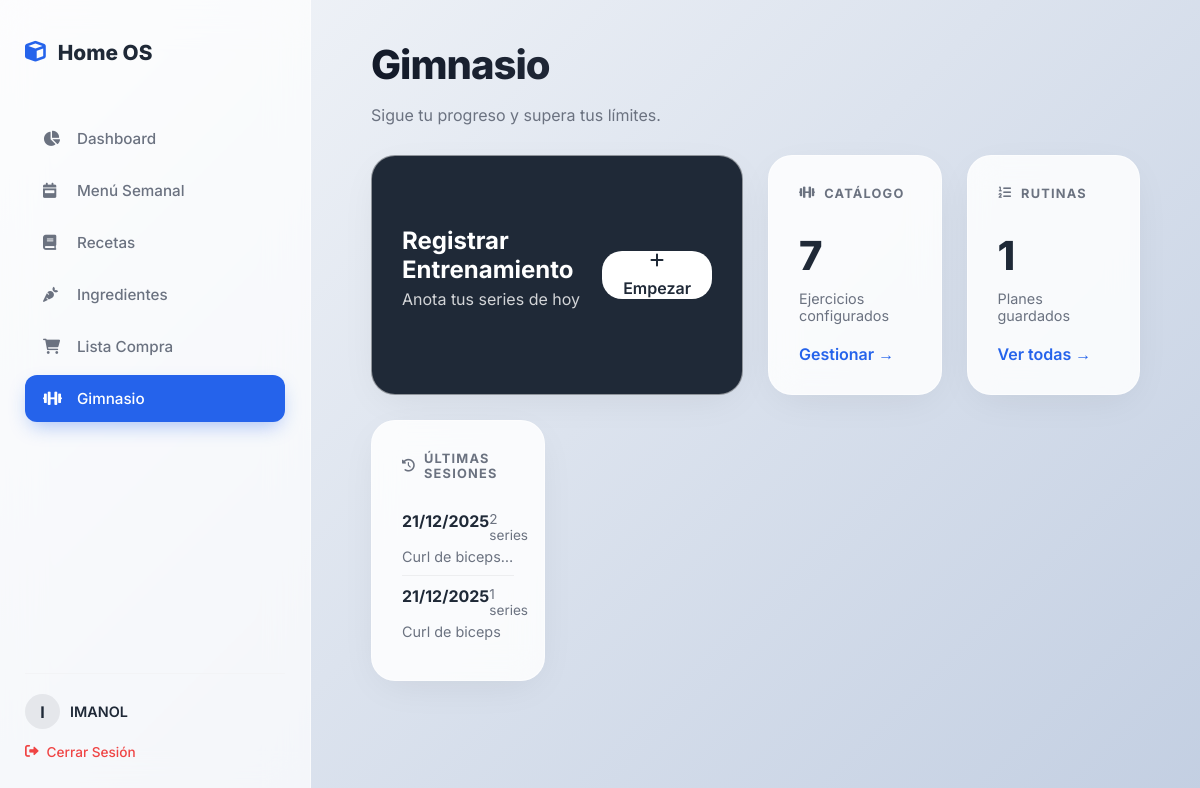
/gym (signed in), run on the app's committed database.
### models.py (models this page shows, shortened)
class User(UserMixin, db.Model):
    __tablename__ = 'user'
    id = db.Column(db.Integer, primary_key=True)
    username = db.Column(db.String(50), unique=True, nullable=False)
    email = db.Column(db.String(120), unique=True, nullable=False)
    password_hash = db.Column(db.String(128))
    recetas = db.relationship('Receta', backref='user', lazy=True)
    menus = db.relationship('MenuSemanal', backref='user', lazy=True)
    tareas = db.relationship('TareaLimpieza', backref='user', lazy=True)
    lavadoras = db.relationship('Lavadora', backref='user', lazy=True)
    items_compra = db.relationship('ShoppingItem', backref='user', lazy=True)

class WorkoutSession(db.Model):
    __tablename__ = 'workout_session'
    id = db.Column(db.Integer, primary_key=True)
    date = db.Column(db.DateTime, default=datetime.utcnow) # Ojo: asegúrate de importar datetime arriba si no está
    note = db.Column(db.String(200))
    user_id = db.Column(db.Integer, db.ForeignKey('user.id'), nullable=False)
    sets = db.relationship('WorkoutSet', backref='session', cascade="all, delete-orphan", lazy=True)
    @property
    def summary(self):
        exercises = set([s.exercise.name for s in self.sets])
        return ", ".join(exercises)

class Exercise(db.Model):
    __tablename__ = 'exercise'
    id = db.Column(db.Integer, primary_key=True)
    name = db.Column(db.String(100), nullable=False)
    muscle_group = db.Column(db.String(50)) # Pecho, Espalda, Pierna...
    user_id = db.Column(db.Integer, db.ForeignKey('user.id'), nullable=False)
    sets = db.relationship('WorkoutSet', backref='exercise', lazy=True)

### app.py (the view)
@app.route('/gym')
@login_required
def gym_dashboard():
    recent_sessions = WorkoutSession.query.filter_by(user_id=current_user.id).order_by(WorkoutSession.date.desc()).limit(5).all()
    exercises = Exercise.query.filter_by(user_id=current_user.id).all()
    routines = Routine.query.filter_by(user_id=current_user.id).all()
    return render_template('gym/dashboard.html', sessions=recent_sessions, exercises=exercises, routines=routines)

### app.py (called while the page is built)
@login.user_loader
def load_user(id):
    return User.query.get(int(id))

### templates/gym/dashboard.html (shortened to what this page needs)
{% extends "base.html" %}
{% block content %}
<div class="header-section" style="margin-bottom: 30px;">
    <h1>Gimnasio</h1>
    <p style="color: var(--text-muted);">Sigue tu progreso y supera tus límites.</p>
</div>
<div class="bento-grid">
    <div class="bento-card span-2" style="background: var(--text-main); color: white;">
        <div style="display: flex; justify-content: space-between; align-items: center; height: 100%;">
            <div>
                <h2 style="margin: 0; font-size: 1.5rem;">Registrar Entrenamiento</h2>
                <p style="opacity: 0.8; margin-top: 5px;">Anota tus series de hoy</p>
            </div>
            <a href="{{ url_for('gym_log') }}" class="action-key" style="background: white; color: var(--text-main); text-decoration: none; width: auto; padding: 0 20px;">
                <i class="fas fa-plus"></i> Empezar
            </a>
        </div>
    </div>
    <div class="bento-card">
        <div class="widget-title"><i class="fas fa-dumbbell"></i> Catálogo</div>
        <div style="font-size: 2.5rem; font-weight: 800;">{{ exercises|length }}</div>
        <div style="color: var(--text-muted); font-size: 0.9rem; margin-bottom: 10px;">Ejercicios configurados</div>
        <a href="{{ url_for('gym_exercises') }}" style="color: var(--primary); font-weight: 600; text-decoration: none;">
            Gestionar &rarr;
        </a>
    </div>
    <div class="bento-card">
        <div class="widget-title"><i class="fas fa-list-ol"></i> Rutinas</div>
        <div style="font-size: 2.5rem; font-weight: 800;">{{ routines|length }}</div>
        <div style="color: var(--text-muted); font-size: 0.9rem; margin-bottom: 10px;">Planes guardados</div>
        <a href="{{ url_for('gym_routines') }}" style="color: var(--primary); font-weight: 600; text-decoration: none;">
            Ver todas &rarr;
        </a>
    </div>
    <div class="bento-card span-3">
        <div class="widget-title"><i class="fas fa-history"></i> Últimas Sesiones</div>
        <ul class="clean-list">
            {% for session in sessions %}
            <li style="display: block; padding: 10px 0;">
                <div style="display: flex; justify-content: space-between; margin-bottom: 5px;">
                    <span style="font-weight: 700;">{{ session.date.strftime('%d/%m/%Y') }}</span>
                    <span style="font-size: 0.85rem; color: var(--text-muted);">{{ session.sets|length }} series</span>
                </div>
                <div style="font-size: 0.9rem; color: var(--text-muted); white-space: nowrap; overflow: hidden; text-overflow: ellipsis;">
                    {{ session.summary }}
                </div>
            </li>
            {% else %}
                <li style="color: var(--text-muted); font-style: italic;">No has entrenado recientemente.</li>
            {% endfor %}
        </ul>
    </div>
</div>
{% endblock %}

### templates/base.html (shortened to what this page needs)
<!DOCTYPE html>
<html lang="es">
<head>
    <link rel="stylesheet" href="{{ url_for('static', filename='style.css') }}">
    <link rel="stylesheet" href="https://cdnjs.cloudflare.com/ajax/libs/font-awesome/6.0.0-beta3/css/all.min.css">
</head>
<body>
    {% if current_user.is_authenticated %}
    <div class="sidebar">
        <div>
            <div class="brand">
                <i class="fas fa-cube"></i> Home OS
            </div>
            <nav class="nav-links">
                <a href="{{ url_for('dashboard') }}" class="{% if request.endpoint == 'dashboard' %}active{% endif %}">
                    <i class="fas fa-chart-pie" style="width: 20px;"></i>
                    Dashboard
                </a>
                <a href="{{ url_for('menu_semanal_page') }}" class="{% if 'menu' in request.path %}active{% endif %}">
                    <i class="fas fa-calendar-week" style="width: 20px;"></i>
                    Menú Semanal
                </a>
                <a href="{{ url_for('recetas_page') }}" class="{% if 'recetas' in request.path %}active{% endif %}">
    <i class="fas fa-book" style="width: 20px;"></i>
    Recetas
</a>
<a href="{{ url_for('ingredients_manager') }}" class="{% if 'ingredients' in request.path %}active{% endif %}">
    <i class="fas fa-carrot" style="width: 20px;"></i>
    Ingredientes
</a>
<a href="{{ url_for('shopping_list') }}" class="{% if 'shopping_list' in request.path %}active{% endif %}">
    <i class="fas fa-shopping-cart" style="width: 20px;"></i>
    Lista Compra
</a>
<a href="{{ url_for('gym_dashboard') }}" class="{% if 'gym' in request.path %}active{% endif %}">
    <i class="fas fa-dumbbell" style="width: 20px;"></i>
    Gimnasio
</a>
            </nav>
        </div>
        <div style="margin-top: auto; padding-top: 20px; border-top: 1px solid #F3F4F6;">
            <div style="display: flex; align-items: center; gap: 10px; margin-bottom: 15px;">
                <div style="width: 35px; height: 35px; background: #E5E7EB; border-radius: 50%; display: flex; align-items: center; justify-content: center; font-weight: bold; color: var(--text-main);">
                    {{ current_user.username[0]|upper }}
                </div>
                <div style="font-size: 0.9rem; font-weight: 600; color: var(--text-main);">{{ current_user.username }}</div>
            </div>
            <a href="{{ url_for('logout') }}" style="color: #EF4444; text-decoration: none; font-size: 0.85rem; display: flex; align-items: center; gap: 8px; font-weight: 500; transition: opacity 0.2s;">
                <i class="fas fa-sign-out-alt"></i> Cerrar Sesión
            </a>
        </div>
    </div>
    {% endif %}
    <div class="content" style="{% if not current_user.is_authenticated %}margin: 0 auto; max-width: 100%; display: flex; flex-direction: column; justify-content: center;{% endif %}">
        {% block content %}{% endblock %}
    </div>
</body>
</html>

### static/style.css (style rules this page uses)
:root { --bg-gradient: linear-gradient(135deg, #f5f7fa 0%, #c3cfe2 100%); --surface: rgba(255, 255, 255, 0.85); --surface-hover: rgba(255, 255, 255, 0.95); --primary: #2563EB; --primary-dark: #1E40AF; --text-main: #1F2937; --text-muted: #6B7280; --border-color: rgba(255, 255, 255, 0.6); --border-glass: 1px solid rgba(255, 255, 255, 0.5); --radius-card: 24px; --radius-sm: 12px; --shadow-soft: 0 10px 40px -10px rgba(0,0,0,0.08); --shadow-hover: 0 20px 40px -10px rgba(0,0,0,0.12); }
body { background: var(--bg-gradient); background-attachment: fixed; color: var(--text-main); font-family: 'Inter', sans-serif; margin: 0; display: flex; height: 100vh; overflow: hidden; }
.sidebar { width: 260px; background: rgba(255, 255, 255, 0.7); backdrop-filter: blur(20px); -webkit-backdrop-filter: blur(20px); padding: 40px 25px; border-right: var(--border-glass); display: flex; flex-direction: column; justify-content: space-between; z-index: 10; }
.brand { font-size: 1.3rem; font-weight: 800; color: var(--text-main); margin-bottom: 50px; display: flex; align-items: center; gap: 12px; }
.brand i { color: var(--primary); }
.nav-links a { display: flex; align-items: center; gap: 14px; padding: 14px 18px; color: var(--text-muted); text-decoration: none; border-radius: var(--radius-sm); font-weight: 500; transition: all 0.3s cubic-bezier(0.4, 0, 0.2, 1); margin-bottom: 5px; font-size: 0.95rem; }
.nav-links a.active { background: var(--primary); color: white; box-shadow: 0 8px 20px -5px rgba(37, 99, 235, 0.4); }
.content { flex: 1; padding: 40px 60px; overflow-y: auto; position: relative; }
.header-section h1 { font-size: 2.5rem; font-weight: 800; color: var(--text-main); margin: 0; letter-spacing: -1px; background: -webkit-linear-gradient(45deg, #111827, #4B5563); -webkit-background-clip: text; -webkit-text-fill-color: transparent; }
.bento-grid { display: grid; grid-template-columns: repeat(4, 1fr); grid-template-rows: repeat(2, minmax(240px, auto)); gap: 25px; max-width: 1400px; margin-top: 30px; }
.bento-card { background: var(--surface); backdrop-filter: blur(15px); -webkit-backdrop-filter: blur(15px); border: var(--border-glass); border-radius: var(--radius-card); padding: 30px; box-shadow: var(--shadow-soft); display: flex; flex-direction: column; justify-content: space-between; transition: all 0.3s ease; position: relative; overflow: hidden; }
.span-2 { grid-column: span 2; }
.widget-title { font-size: 0.8rem; text-transform: uppercase; font-weight: 700; color: var(--text-muted); letter-spacing: 1.2px; margin-bottom: 20px; display: flex; align-items: center; gap: 8px; }
.clean-list { list-style: none; padding: 0; margin: 0; }
.clean-list li { padding: 12px 0; border-bottom: 1px solid rgba(0,0,0,0.05); display: flex; justify-content: space-between; align-items: center; }
.clean-list li:last-child { border-bottom: none; }
.action-key { background: rgba(255,255,255,0.5); border: 1px solid rgba(255,255,255,0.8); border-radius: 20px; display: flex; flex-direction: column; align-items: center; justify-content: center; gap: 10px; text-decoration: none; color: var(--text-main); font-weight: 600; transition: all 0.2s; }

### data on the page
User: username "I", username "IMANOL"
WorkoutSession: date "21/12/2025", sets|length "2", summary "Curl de biceps…"
WorkoutSession: date "21/12/2025", sets|length "1", summary "Curl de biceps"

### other printed values
{{ exercises|length }} "7"
{{ routines|length }} "1"
